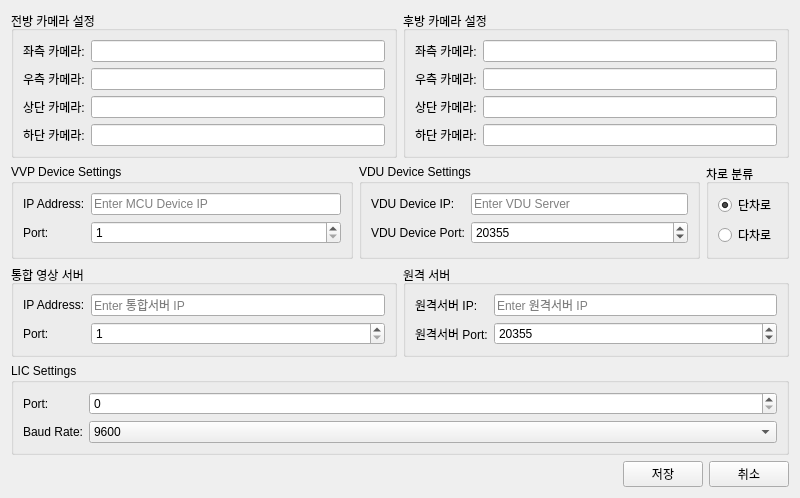
<?xml version="1.0" encoding="UTF-8"?>
<ui version="4.0">
 <class>IPUConfig</class>
 <widget class="QWidget" name="IPUConfig">
  <property name="geometry">
   <rect>
    <x>0</x>
    <y>0</y>
    <width>800</width>
    <height>400</height>
   </rect>
  </property>
  <property name="windowTitle">
   <string>IPU Configuration</string>
  </property>
  <layout class="QVBoxLayout" name="verticalLayout">
   <item>
    <layout class="QHBoxLayout" name="horizontalLayout_Cameras">
     <item>
      <widget class="QGroupBox" name="groupBoxFrontCamera">
       <property name="title">
        <string>전방 카메라 설정</string>
       </property>
       <layout class="QFormLayout" name="formLayout_FrontCamera">
        <item row="0" column="0">
         <widget class="QLabel" name="labelFrontLeft">
          <property name="text">
           <string>좌측 카메라:</string>
          </property>
         </widget>
        </item>
        <item row="0" column="1">
         <widget class="QLineEdit" name="lineEditFrontLeft"/>
        </item>
        <item row="1" column="0">
         <widget class="QLabel" name="labelFrontRight">
          <property name="text">
           <string>우측 카메라:</string>
          </property>
         </widget>
        </item>
        <item row="1" column="1">
         <widget class="QLineEdit" name="lineEditFrontRight"/>
        </item>
        <item row="2" column="0">
         <widget class="QLabel" name="labelFrontTop">
          <property name="text">
           <string>상단 카메라:</string>
          </property>
         </widget>
        </item>
        <item row="2" column="1">
         <widget class="QLineEdit" name="lineEditFrontTop"/>
        </item>
        <item row="3" column="0">
         <widget class="QLabel" name="labelFrontBottom">
          <property name="text">
           <string>하단 카메라:</string>
          </property>
         </widget>
        </item>
        <item row="3" column="1">
         <widget class="QLineEdit" name="lineEditFrontBottom"/>
        </item>
       </layout>
      </widget>
     </item>
     <item>
      <widget class="QGroupBox" name="groupBoxRearCamera">
       <property name="title">
        <string>후방 카메라 설정</string>
       </property>
       <layout class="QFormLayout" name="formLayout_RearCamera">
        <item row="0" column="0">
         <widget class="QLabel" name="labelRearLeft">
          <property name="text">
           <string>좌측 카메라:</string>
          </property>
         </widget>
        </item>
        <item row="0" column="1">
         <widget class="QLineEdit" name="lineEditRearLeft"/>
        </item>
        <item row="1" column="0">
         <widget class="QLabel" name="labelRearRight">
          <property name="text">
           <string>우측 카메라:</string>
          </property>
         </widget>
        </item>
        <item row="1" column="1">
         <widget class="QLineEdit" name="lineEditRearRight"/>
        </item>
        <item row="2" column="0">
         <widget class="QLabel" name="labelRearTop">
          <property name="text">
           <string>상단 카메라:</string>
          </property>
         </widget>
        </item>
        <item row="2" column="1">
         <widget class="QLineEdit" name="lineEditRearTop"/>
        </item>
        <item row="3" column="0">
         <widget class="QLabel" name="labelRearBottom">
          <property name="text">
           <string>하단 카메라:</string>
          </property>
         </widget>
        </item>
        <item row="3" column="1">
         <widget class="QLineEdit" name="lineEditRearBottom"/>
        </item>
       </layout>
      </widget>
     </item>
    </layout>
   </item>
   <item>
   <layout class="QHBoxLayout" name="horizontalLayout_VVP_VDU_LaneClassification">
    <item>
        <widget class="QGroupBox" name="groupBoxVVPDevice">
            <property name="title">
                <string>VVP Device Settings</string>
            </property>
            <layout class="QFormLayout" name="formLayout_VVPDevice">
                <item row="0" column="0">
                <widget class="QLabel" name="labelVVPDeviceIP">
                    <property name="text">
                    <string>IP Address:</string>
                    </property>
                </widget>
                </item>
                <item row="0" column="1">
                <widget class="QLineEdit" name="lineEditVVPDeviceIP">
                    <property name="placeholderText">
                        <string>Enter MCU Device IP</string>
                    </property>
                </widget>
                </item>
                <item row="1" column="0">
                <widget class="QLabel" name="labelVVPDevicePort">
                    <property name="text">
                    <string>Port:</string>
                    </property>
                </widget>
                </item>
                <item row="1" column="1">
                <widget class="QSpinBox" name="spinBoxVVPDevicePort">
                    <property name="minimum">
                    <number>1</number>
                    </property>
                    <property name="maximum">
                    <number>65535</number>
                    </property>
                </widget>
                </item>
            </layout>
        </widget>
    </item>
    <item>
        <widget class="QGroupBox" name="groupBoxVDU">
            <property name="title">
                <string>VDU Device Settings</string>
            </property>
            <layout class="QFormLayout" name="formLayout_VDUDevice">
                <item row="0" column="0">
                <widget class="QLabel" name="labelVDUIP">
                    <property name="text">
                    <string>VDU Device IP:</string>
                    </property>
                </widget>
                </item>
                <item row="0" column="1">
                <widget class="QLineEdit" name="lineEditVduDeviceIP">
                    <property name="placeholderText">
                        <string>Enter VDU Server</string>
                    </property>
                </widget>
                </item>
                <item row="1" column="0">
                <widget class="QLabel" name="labelVDUPort">
                    <property name="text">
                    <string>VDU Device Port:</string>
                    </property>
                </widget>
                </item>
                <item row="1" column="1">
                <widget class="QSpinBox" name="spinBoxVduDevicePort">
                    <property name="minimum">
                    <number>1</number>
                    </property>
                    <property name="maximum">
                    <number>65535</number>
                    </property>
                    <property name="value">
                    <number>20355</number>
                    </property>
                </widget>
                </item>
            </layout>
        </widget>
    </item>
    <item>
     <widget class="QGroupBox" name="groupBoxLaneClassification">
      <property name="title">
       <string>차로 분류</string>
      </property>
      <layout class="QVBoxLayout" name="verticalLayout_LaneClassification"> <item>
        <widget class="QRadioButton" name="radioButtonSingleLane">
         <property name="text">
          <string>단차로</string>
         </property>
         <property name="checked">
          <bool>true</bool>
         </property>
        </widget>
       </item>
       <item>
        <widget class="QRadioButton" name="radioButtonMultiLane">
         <property name="text">
          <string>다차로</string>
         </property>
        </widget>
       </item>
      </layout>
     </widget>
    </item>
   </layout>
   </item>

   <item>
   <layout class="QHBoxLayout" name="horizontalLayout_SERVER">
    <item>
        <widget class="QGroupBox" name="groupBoxUnityServer">
            <property name="title">
                <string>통합 영상 서버</string>
            </property>
            <layout class="QFormLayout" name="formLayout_UnityServer">
                <item row="0" column="0">
                <widget class="QLabel" name="labelUnityServerIP">
                    <property name="text">
                    <string>IP Address:</string>
                    </property>
                </widget>
                </item>
                <item row="0" column="1">
                <widget class="QLineEdit" name="lineEditUnityServerIP">
                    <property name="placeholderText">
                        <string>Enter 통합서버 IP</string>
                    </property>
                </widget>
                </item>
                <item row="1" column="0">
                <widget class="QLabel" name="labelUnityServerPort">
                    <property name="text">
                    <string>Port:</string>
                    </property>
                </widget>
                </item>
                <item row="1" column="1">
                <widget class="QSpinBox" name="spinBoxUnityServerPort">
                    <property name="minimum">
                    <number>1</number>
                    </property>
                    <property name="maximum">
                    <number>65535</number>
                    </property>
                </widget>
                </item>
            </layout>
        </widget>
    </item>
    <item>
        <widget class="QGroupBox" name="groupBoxRemoteServer">
            <property name="title">
                <string>원격 서버</string>
            </property>
            <layout class="QFormLayout" name="formLayout_RemoteServer">
                <item row="0" column="0">
                <widget class="QLabel" name="labelRemoteServerIP">
                    <property name="text">
                    <string>원격서버 IP:</string>
                    </property>
                </widget>
                </item>
                <item row="0" column="1">
                <widget class="QLineEdit" name="lineEditRemoteServerIP">
                    <property name="placeholderText">
                        <string>Enter 원격서버 IP</string>
                    </property>
                </widget>
                </item>
                <item row="1" column="0">
                <widget class="QLabel" name="labelRemoteServerPort">
                    <property name="text">
                    <string>원격서버 Port:</string>
                    </property>
                </widget>
                </item>
                <item row="1" column="1">
                <widget class="QSpinBox" name="spinBoxRemoteServerPort">
                    <property name="minimum">
                    <number>1</number>
                    </property>
                    <property name="maximum">
                    <number>65535</number>
                    </property>
                    <property name="value">
                    <number>20355</number>
                    </property>
                </widget>
                </item>
            </layout>
        </widget>
    </item>
   </layout>
   </item>

   <item>
    <widget class="QGroupBox" name="groupBoxLic">
     <property name="title">
      <string>LIC Settings</string>
     </property>
     <layout class="QFormLayout" name="formLayout">
      <item row="0" column="0">
       <widget class="QLabel" name="labelPort">
        <property name="text">
         <string>Port:</string>
        </property>
       </widget>
      </item>
      <item row="0" column="1">
       <widget class="QSpinBox" name="spinBoxPort">
        <property name="maximum">
         <number>255</number>
        </property>
       </widget>
      </item>
      <item row="1" column="0">
       <widget class="QLabel" name="labelBaud">
        <property name="text">
         <string>Baud Rate:</string>
        </property>
       </widget>
      </item>
      <item row="1" column="1">
       <widget class="QComboBox" name="comboBoxBaud">
        <item>
         <property name="text">
          <string>9600</string>
         </property>
        </item>
        <item>
         <property name="text">
          <string>19200</string>
         </property>
        </item>
        <item>
         <property name="text">
          <string>38400</string>
         </property>
        </item>
        <item>
         <property name="text">
          <string>57600</string>
         </property>
        </item>
        <item>
         <property name="text">
          <string>115200</string>
         </property>
        </item>
       </widget>
      </item>
     </layout>
    </widget>
   </item>
   <item>
    <layout class="QHBoxLayout" name="horizontalLayout">
     <item>
      <spacer name="horizontalSpacer">
       <property name="orientation">
        <enum>Qt::Horizontal</enum>
       </property>
       <property name="sizeHint" stdset="0">
        <size>
         <width>40</width>
         <height>20</height>
        </size>
       </property>
      </spacer>
     </item>
     <item>
      <widget class="QPushButton" name="pushButtonSave">
       <property name="text">
        <string>저장</string>
       </property>
      </widget>
     </item>
     <item>
      <widget class="QPushButton" name="pushButtonCancel">
       <property name="text">
        <string>취소</string>
       </property>
      </widget>
     </item>
    </layout>
   </item>
  </layout>
 </widget>
 <resources/>
 <connections/>
</ui>
